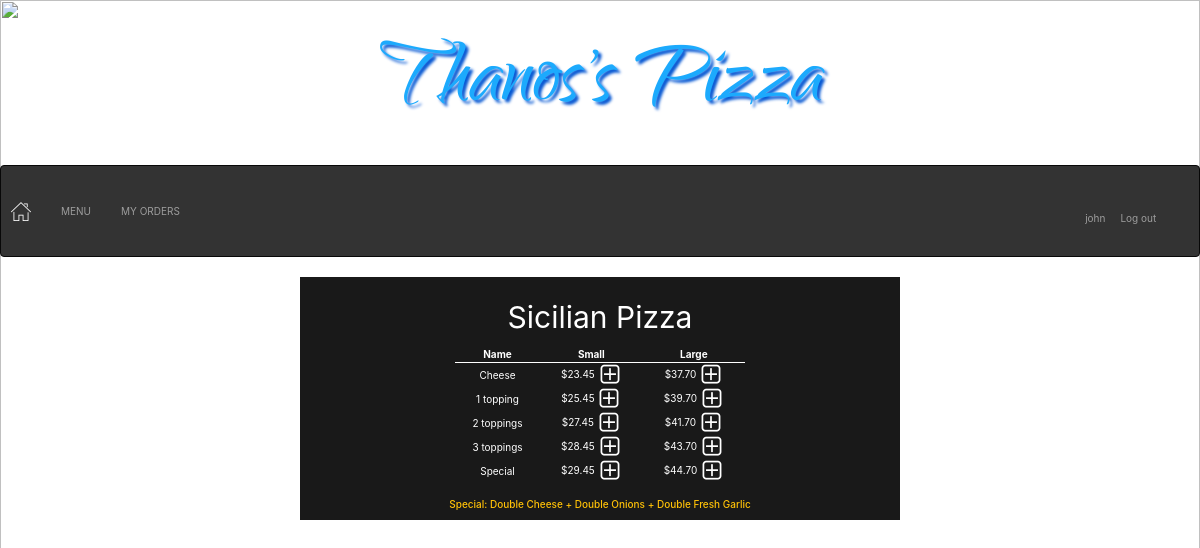
The page /menu/Sicilian Pizza (signed in) on the database its author committed.
### orders/models.py (models this page shows, shortened)
class Sicilian_pizza(models.Model):
    name=models.CharField(max_length=64)
    small=models.DecimalField(max_digits=4,decimal_places=2)
    large=models.DecimalField(max_digits=4,decimal_places=2)

### orders/views.py (the view)
# urls.py: path("menu/<str:category>", views.menu, name="menu"),
def menu(request,category):
    menu,columns=findTable(category)
    order_number=User_order.objects.get(user=request.user,status='initiated').order_number
    context = {
        "user":request.user,
        "Checkout":Order2.objects.filter(user=request.user,number=order_number),
        "Checkout_category":Order2.objects.filter(user=request.user,number=order_number).values_list('category').distinct(),
        "Total":list(Order2.objects.filter(user=request.user,number=order_number).aggregate(Sum('price')).values())[0],
        "Category": Category.objects.all(),
        "Active_category":category,
        "Menu": menu,
        "Columns":columns,
        "Topping_price": 0.00,
        "Order_number":order_number
    }
    return render(request,"menu.html",context)

### orders/models.py (called while the page is built)
    def __str__(self):
        return f"{self.name}"

### orders/views.py (called while the page is built)
def findTable(category):
    if category == "Regular Pizza":
        menu=Regular_pizza.objects.all()
        columns=3
    elif category == "Sicilian Pizza":
        menu=Sicilian_pizza.objects.all()
        columns=3
    elif category == "Toppings":
        menu=Topping.objects.all()
        columns=1
    elif category == "Subs":
        menu=Sub.objects.all()
        columns=3
    elif category == "Pasta":
        menu=Pasta.objects.all()
        columns=2
    elif category == "Salad":
        menu=Salad.objects.all()
        columns=2
    elif category == "Dinner Platters":
        menu=Dinner_platter.objects.all()
        columns=3
    return menu,columns

### orders/templates/menu.html (shortened to what this page needs)
{% extends "layout.html" %}
{% block body%}
<div class='p-3'>
    <table class='table-small w-50 mx-auto text-center '>
        <caption style='caption-side:top;color:white;font-size: 30px;text-align: center'>{{Active_category}}</caption>
        {% if Columns == 3 %}
        <thead class='thead-light'>
            <tr >
                <th>Name</th>
                <th>Small</th>
                <th>Large</th>
            </tr>
        </thead>
        <tbody>
            {% for row in Menu %}
            <tr>
                {% load static %}
                <td>{{row.name}}</td>
                {% if row.small == None %}
                    <td></td>
                {% else %}
                    <td>${{row.small}}&nbsp;<a href="{% url 'add' Active_category row.name row.small %}"><img class='plus' src="{% static 'plus.png' %}"></a></td>
                {% endif %}
                <td>${{row.large}}&nbsp;<a href="{% url 'add' Active_category row.name row.large %}"><img class='plus' src="{% static 'plus.png' %}"></a></td>
            </tr>
            {% endfor %}
        </tbody>
        {% endif %}
    </table>
</div>
{% if Active_category == 'Regular Pizza' or Active_category == 'Sicilian Pizza'  %}
    <div class='text-center p-2'>
        <h6 class='text-warning mx-auto'>Special: Double Cheese + Double Onions + Double Fresh Garlic</h6>
{% endif %}
{% endblock %}

### orders/templates/layout.html (shortened to what this page needs)
<!DOCTYPE html>
<html style="height:100%">
<head>
    {% load static %}
    <link rel="stylesheet" type="text/css" href="{% static 'styles.css' %}">
    <link rel="stylesheet" href="https://maxcdn.bootstrapcdn.com/bootstrap/4.1.3/css/bootstrap.min.css">
    <link rel="stylesheet" href="https://maxcdn.bootstrapcdn.com/bootstrap/3.4.0/css/bootstrap.min.css">
    <link rel="stylesheet" href="https://stackpath.bootstrapcdn.com/bootstrap/4.2.1/css/bootstrap.min.css">
</head>
<body style="height:100%">
    {% if Category %}
    <p id='logo' class='text-center m-0 weight-bold'><a href="{% url 'index' %}">Thanos's Pizza</a></p>
      {% if not user.is_superuser %}
      <nav class="navbar navbar-inverse navbar-expand-lg" style="background-color: #333;">
          <a  href="{% url 'index' %}"><img src="{% static 'home.png' %}"></a>
          <div class="collapse navbar-collapse" id="navbarNavDropdown">
            <ul class="navbar-nav mr-auto">
              <li class="nav-item dropdown">
                <a class=" navbar-text" href="#" id="navbarDropdownMenuLink" role="button" data-toggle="dropdown" aria-haspopup="true" aria-expanded="false">
                  MENU
                </a>
              </li>
              <li class="nav-item">
                <a  class="navbar-text"  href="{% url 'my_orders' Order_number %}">MY ORDERS</a>
              </li>
            </ul>
            <ul class="navbar-nav ml-auto">
              <a class="navbar-nav ml-auto navbar-text" href=#>{{user.username}}</a>
              <a class="navbar-nav ml-auto navbar-text" href="{% url 'logout' %}"> Log out&nbsp;</a>
            </ul>
          </div>
          </nav>
          <div id='center_box' class='w-50  mx-auto  '>
              {% block body%}
              {% endblock %}
          </div>
      {% endif %}
{% endif %}
</body>
</html>

### orders/static/styles.css (style rules this page uses)
#logo { padding:0px; font-family: webLogo ; font-size: 110px; text-shadow: 3px 3px 3px rgb(5, 87, 211); }
#logo a:link, #place_order:link, #confirm_order:link { color:rgb(28, 170, 253); }
#center_box { background-color: rgba(0, 0, 0, 0.9); color: white; }
th { border-bottom: 1px solid white; }
li { list-style-type: none; }

### rows shown on the page
Sicilian_pizza: name "Cheese", small "23.45", large "37.70"
Sicilian_pizza: name "1 topping", small "25.45", large "39.70"
Sicilian_pizza: name "2 toppings", small "27.45", large "41.70"
Sicilian_pizza: name "3 toppings", small "28.45", large "43.70"
Sicilian_pizza: name "Special", small "29.45", large "44.70"

### other values the page prints
{{ user.username }} "john"
{{ Active_category }} "Sicilian Pizza"
